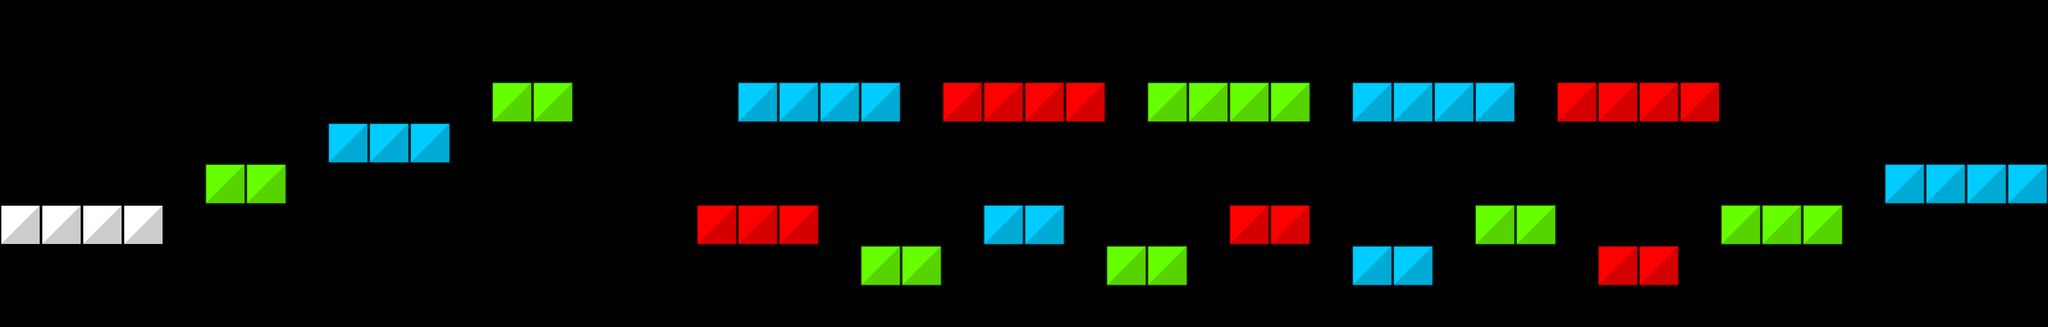

Tiled map render using the project's own tile images. Description and the map definition, with tile-layer contents summarised, below:
An orthogonal 50x8 tile map with 64x64 px tiles, 1 tile layer (PLATFORM), 3 tilesets and 9 objects.

<map version="1.0" orientation="orthogonal" renderorder="right-down" width="50" height="8" tilewidth="64" tileheight="64" nextobjectid="35">
 <tileset firstgid="1" name="platformSet" tilewidth="64" tileheight="64" tilecount="4" columns="4">
  <image source="../spritesheets/platformSet.png" width="256" height="64" />
 </tileset>
 <tileset firstgid="5" name="player" tilewidth="64" tileheight="64" tilecount="1" columns="1">
  <image source="../textures/player/player_red.png" width="64" height="64" />
 </tileset>
 <tileset firstgid="6" name="enemies" tilewidth="64" tileheight="64" tilecount="3" columns="0">
  <tile id="0">
   <image width="64" height="64" source="../textures/enemies/blueAlive.png" />
  </tile>
  <tile id="1">
   <image width="64" height="64" source="../textures/enemies/greenAlive.png" />
  </tile>
  <tile id="2">
   <properties>
    <property name="Colour" value="RED" />
   </properties>
   <image width="64" height="64" source="../textures/enemies/redAlive.png" />
  </tile>
 </tileset>
 <layer name="PLATFORM" width="50" height="8">
  <data>[400 cells, 55 non-empty, 4 distinct tile ids]</data>
 </layer>
 <objectgroup name="PLAYER">
  <object id="22" gid="5" x="0" y="256" width="64" height="64" />
 </objectgroup>
 <objectgroup name="BOUNDARY">
  <object id="21" x="0" y="-277.333">
   <polyline points="0,85.3333 0,1109.33 3328,1109.33 3328,85.3333 0,85.3333" />
  </object>
 </objectgroup>
 <objectgroup name="FAILBOUNDARY">
  <object id="29" x="0" y="704">
   <polyline points="0,0 3328,0 3328,128 0,128 0,0" />
  </object>
 </objectgroup>
 <objectgroup name="PASSBOUNDARY">
  <object id="28" x="3200" y="-192">
   <polyline points="0,0 128,0 128,512 0,512 0,0" />
  </object>
 </objectgroup>
 <objectgroup name="ENEMIES">
  <object id="30" gid="6" x="1216" y="128" width="64" height="64">
   <properties>
    <property name="Colour" value="BLUE" />
   </properties>
  </object>
  <object id="31" gid="6" x="2112" y="384" width="64" height="64">
   <properties>
    <property name="Colour" value="BLUE" />
   </properties>
  </object>
  <object id="32" gid="6" x="2176" y="128" width="64" height="64">
   <properties>
    <property name="Colour" value="BLUE" />
   </properties>
  </object>
  <object id="33" gid="6" x="3008" y="256" width="64" height="64">
   <properties>
    <property name="Colour" value="BLUE" />
   </properties>
  </object>
  <object id="34" gid="6" x="3072" y="256" width="64" height="64">
   <properties>
    <property name="Colour" value="BLUE" />
   </properties>
  </object>
 </objectgroup>
</map>
